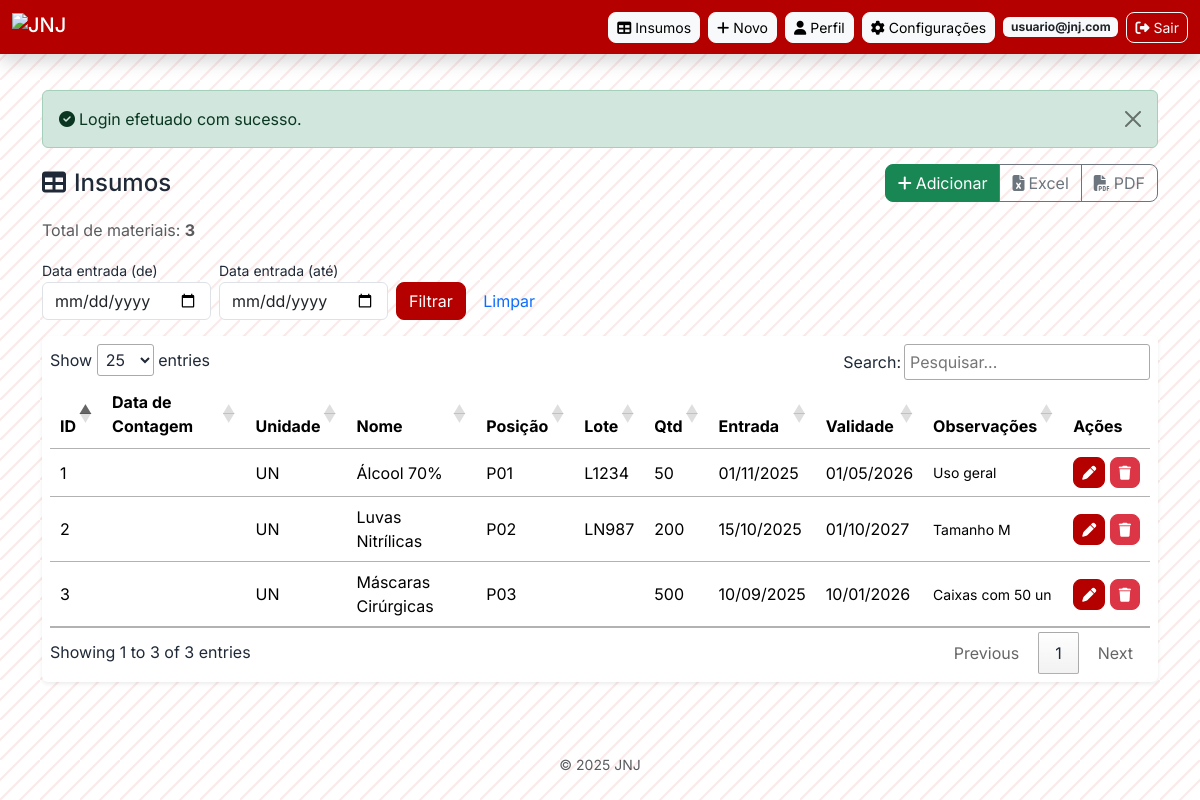
/index.php (signed in), run on the app's committed database.
### tables this page shows
CREATE TABLE `usuarios` (
  `id` INT AUTO_INCREMENT PRIMARY KEY,
  `nome` VARCHAR(150) NOT NULL,
  `email` VARCHAR(150) NOT NULL UNIQUE,
  `senha_hash` VARCHAR(255) NOT NULL,
  `avatar` VARCHAR(255) NULL,
  `criado_em` DATETIME DEFAULT CURRENT_TIMESTAMP,
  INDEX `idx_email` (`email`)
);

CREATE TABLE `insumos_jnj` (
  `id` INT AUTO_INCREMENT PRIMARY KEY,
  `data_contagem` DATE NULL,
  `unidade` VARCHAR(30) DEFAULT 'UN',
  `nome` VARCHAR(150) NOT NULL,
  `posicao` VARCHAR(20) NOT NULL,
  `lote` VARCHAR(100) NULL,
  `quantidade` INT NOT NULL DEFAULT 0,
  `data_entrada` DATE NOT NULL,
  `validade` DATE NOT NULL,
  `observacoes` TEXT,
  INDEX `idx_validade` (`validade`),
  INDEX `idx_posicao` (`posicao`)
);

### settings.php (called while the page is built, shortened)
<?php
require_once __DIR__ . '/db.php';
function getSetting(string $key, $default = null) {
    try {
        $pdo = getPDO();
        $stmt = $pdo->prepare('SELECT valor FROM configuracoes WHERE chave = ?');
        $stmt->execute([$key]);
        $row = $stmt->fetch();
        if ($row) {
            return $row['valor'];
        }
    } catch (Throwable $e) {
    }
    return $default;
}

### db.php (called while the page is built, shortened)
<?php
function flash(string $key, ?string $message = null) {
    if ($message === null) {
        if (!empty($_SESSION['flash'][$key])) {
            $msg = $_SESSION['flash'][$key];
            return $msg;
        }
        return null;
    }
}
function h(string $value): string { return htmlspecialchars($value, ENT_QUOTES, 'UTF-8'); }
?>

### auth.php (called while the page is built, shortened)
<?php
require_once __DIR__ . '/db.php';
function currentUser(): ?array {
    if (!empty($_SESSION['usuario_id'])) {
        try {
            $pdo = getPDO();
            $stmt = $pdo->prepare('SELECT id,nome,email,avatar FROM usuarios WHERE id = ? LIMIT 1');
            $stmt->execute([$_SESSION['usuario_id']]);
            $user = $stmt->fetch();
            if ($user) return $user;
        } catch (Exception $e) {
            return [
                'id' => $_SESSION['usuario_id'],
                'email' => $_SESSION['usuario_email'],
                'nome' => $_SESSION['usuario_nome'],
            ];
        }
    }
    return null;
}
?>

### index.php (the view, shortened to what this page needs)
<?php
require_once __DIR__ . '/db.php';
require_once __DIR__ . '/auth.php';
require_once __DIR__ . '/settings.php';
$pdo = getPDO();
$start_date = trim($_GET['start_date'] ?? '');
$end_date = trim($_GET['end_date'] ?? '');
$params = [];
$sql = 'SELECT * FROM insumos_jnj';
$sql .= ' ORDER BY id DESC';
$stmt = $pdo->prepare($sql);
$stmt->execute($params);
$insumos = $stmt->fetchAll();
$total = count($insumos);
include __DIR__ . '/includes/header.php';
?>
<div class="d-flex justify-content-between align-items-center mb-3">
  <h2 class="h4 m-0"><i class="fa fa-table me-2"></i>Insumos</h2>
  <div class="btn-group">
    <a class="btn btn-success btn-rounded" href="cadastrar.php"><i class="fa fa-plus me-1"></i>Adicionar</a>
    <a class="btn btn-outline-secondary btn-rounded" href="export_excel.php"><i class="fa fa-file-excel me-1"></i>Excel</a>
    <a class="btn btn-outline-secondary btn-rounded" href="export_pdf.php"><i class="fa fa-file-pdf me-1"></i>PDF</a>
  </div>
</div>
<p class="text-muted">Total de materiais: <strong><?= $total ?></strong></p>
<form method="get" class="row g-2 align-items-end mb-3">
  <div class="col-auto">
    <label class="form-label small mb-0">Data entrada (de)</label>
    <input type="date" name="start_date" class="form-control" value="<?= h($start_date) ?>">
  </div>
  <div class="col-auto">
    <label class="form-label small mb-0">Data entrada (até)</label>
    <input type="date" name="end_date" class="form-control" value="<?= h($end_date) ?>">
  </div>
  <div class="col-auto">
    <button class="btn btn-primary" type="submit">Filtrar</button>
    <a class="btn btn-link text-decoration-none" href="index.php">Limpar</a>
  </div>
</form>
<div class="table-responsive shadow-sm bg-white rounded p-2">
  <table class="table table-hover align-middle">
    <thead>
      <tr>
        <th>ID</th>
        <th>Data de Contagem</th>
        <th>Unidade</th>
        <th>Nome</th>
        <th>Posição</th>
        <?php $mostrarLote = getSetting('mostrar_lote','1')==='1'; if ($mostrarLote): ?>
        <th>Lote</th>
        <?php endif; ?>
        <th>Qtd</th>
        <th>Entrada</th>
        <th>Validade</th>
        <th>Observações</th>
        <th>Ações</th>
      </tr>
    </thead>
    <tbody>
    <?php foreach ($insumos as $row):
        $classeLinha = '';
        $badge = '';
    ?>
      <tr class="<?= $classeLinha ?>">
        <td><?= h($row['id']) ?></td>
        <td><?= !empty($row['data_contagem']) ? h(date('d/m/Y', strtotime($row['data_contagem'])) ) : '' ?></td>
        <td><?= h($row['unidade'] ?? '') ?></td>
        <td><?= h($row['nome']) ?></td>
        <td><?= h($row['posicao']) ?></td>
        <?php if ($mostrarLote): ?>
        <td><?= h($row['lote'] ?? '') ?></td>
        <?php endif; ?>
        <td><?= h($row['quantidade']) ?></td>
        <td><?= h(date('d/m/Y', strtotime($row['data_entrada']))) ?></td>
        <td><?= h(date('d/m/Y', strtotime($row['validade']))) ?> <?= $badge ?></td>
        <td class="small"><?= nl2br(h($row['observacoes'] ?? '')) ?></td>
        <td class="text-nowrap">
          <a class="btn btn-sm btn-primary" href="editar.php?id=<?= h($row['id']) ?>" title="Editar"><i class="fa fa-pen"></i></a>
          <a class="btn btn-sm btn-danger" href="excluir.php?id=<?= h($row['id']) ?>" title="Excluir"><i class="fa fa-trash"></i></a>
        </td>
      </tr>
    <?php endforeach; ?>
    </tbody>
  </table>
</div>
<?php include __DIR__ . '/includes/footer.php'; ?>

### includes/header.php (shortened to what this page needs)
<?php
require_once __DIR__ . '/../auth.php';
require_once __DIR__ . '/../settings.php';
$user = currentUser();
$temaAtual = getSetting('tema_padrao', $_SESSION['tema_jnj'] ?? 'claro');
$logoPath = getSetting('logo_path', '');
$logoUrlSetting = getSetting('logo_url', '');
$docRoot = rtrim(str_replace('\\','/', realpath($_SERVER['DOCUMENT_ROOT'])), '/');
$projectDir = str_replace('\\','/', realpath(__DIR__ . '/..'));
$projectBase = '';
if (strpos($projectDir, $docRoot) === 0) {
  $projectBase = substr($projectDir, strlen($docRoot));
  $projectBase = '/' . trim($projectBase, '/');
}
$logoUrl = '';
if (!empty($logoPath)) {
  $logoUrl = $projectBase . '/' . ltrim($logoPath, '/');
} elseif (!empty($logoUrlSetting)) {
  $logoUrl = $logoUrlSetting;
} else {
  $logoUrl = $projectBase . '/assets/logo.svg';
}
?>
<!DOCTYPE html>
<html lang="pt-br">
<head>
    <link href="https://cdn.jsdelivr.net/npm/bootstrap@5.3.3/dist/css/bootstrap.min.css" rel="stylesheet">
    <link rel="stylesheet" href="https://cdn.datatables.net/1.13.4/css/jquery.dataTables.min.css" />
    <link rel="stylesheet" href="style.css" />
    <link rel="stylesheet" href="https://cdnjs.cloudflare.com/ajax/libs/font-awesome/6.5.0/css/all.min.css" />
</head>
<body class="<?= $temaAtual === 'escuro' ? 'theme-dark' : '' ?>">
<header class="navbar navbar-dark fixed-top shadow" style="background: var(--color-primary) !important;">
  <div class="container-fluid">
    <span class="navbar-brand mb-0 h1 d-flex align-items-center">
      <img src="<?= h($logoUrl) ?>" alt="JNJ" class="site-logo" />
    </span>
    <nav class="d-flex gap-2">
      <?php if ($user): ?>
        <a class="btn btn-sm btn-light" href="index.php"><i class="fa-solid fa-table me-1"></i>Insumos</a>
        <a class="btn btn-sm btn-light" href="cadastrar.php"><i class="fa-solid fa-plus me-1"></i>Novo</a>
        <a class="btn btn-sm btn-light" href="perfil.php"><i class="fa-solid fa-user me-1"></i>Perfil</a>
        <a class="btn btn-sm btn-light" href="configuracoes.php"><i class="fa-solid fa-gear me-1"></i>Configurações</a>
        <?php if (!empty($user['avatar'])): ?>
          <a href="perfil.php" class="d-inline-block"><img src="assets/uploads/<?= h($user['avatar']) ?>" alt="avatar" style="height:30px;width:30px;border-radius:6px;object-fit:cover;margin-right:6px;" /></a>
        <?php else: ?>
          <a href="perfil.php" class="badge bg-light text-dark align-self-center text-decoration-none"><?= h($user['email']) ?></a>
        <?php endif; ?>
        <a class="btn btn-sm btn-outline-light" href="logout.php"><i class="fa-solid fa-right-from-bracket me-1"></i>Sair</a>
      <?php else: ?>
        <a class="btn btn-sm btn-light" href="login.php"><i class="fa-solid fa-right-to-bracket me-1"></i>Login</a>
        <a class="btn btn-sm btn-outline-light" href="create-account.php"><i class="fa-solid fa-user-plus me-1"></i>Registrar</a>
      <?php endif; ?>
    </nav>
  </div>
</header>
<main class="container" style="padding-top:90px;">
  <?php if ($m = flash('success')): ?>
    <div class="alert alert-success alert-dismissible fade show" role="alert">
      <i class="fa fa-check-circle me-1"></i><?= h($m) ?>
      <button type="button" class="btn-close" data-bs-dismiss="alert" aria-label="Close"></button>
    </div>
  <?php endif; ?>

### includes/footer.php (shortened to what this page needs)
    </main>
    <footer class="text-center py-4 mt-5 small text-muted">
        &copy; <?= date('Y') ?> JNJ
    </footer>
        <?php
          require_once __DIR__ . '/../settings.php';
        ?>
</body>
</html>

### style.css (style rules this page uses)
:root { --color-primary: #b50000; --color-primary-contrast: #fff; --color-bg: #f5f7fb; --color-surface: #ffffff; --color-text: #1f2937; --color-muted: #6b7280; --radius: 8px; }
html,body { height:100%; }
body { background: var(--color-bg) url('assets/bg-pattern.svg') repeat; background-size:200px 200px; color:var(--color-text); font-family: 'Inter', system-ui, -apple-system, "Segoe UI", Roboto, "Helvetica Neue", Arial; }
.btn-rounded { border-radius:var(--radius); }
.site-logo { height:28px; width:auto; vertical-align:middle; }
table thead th { background:var(--color-primary); color:var(--color-primary-contrast); }
table tbody tr:nth-child(even) { background:var(--color-surface); }
table tbody tr:nth-child(odd) { background: #f8fafc; }
.btn { border-radius: var(--radius); transition: all .15s ease; }
.btn-primary { background: var(--color-primary); border-color: var(--color-primary); color: var(--color-primary-contrast); }
.btn-outline-secondary { border-radius: var(--radius); }
.form-select, input, textarea { border-radius:6px; }
.mb-3 { position: relative; }
.mb-3 .form-label { transition: transform .18s ease, color .18s ease, font-size .18s ease; transform-origin: left top; }

### data on the page
usuarios: email "usuario@jnj.com"
insumos_jnj: id "3", unidade "UN", nome "Máscaras Cirúrgicas", posicao "P03", quantidade "500", data_entrada "10/09/2025", validade "10/01/2026", observacoes "Caixas com 50 un"
insumos_jnj: id "2", unidade "UN", nome "Luvas Nitrílicas", posicao "P02", lote "LN987", quantidade "200", data_entrada "15/10/2025", validade "01/10/2027", observacoes "Tamanho M"
insumos_jnj: id "1", unidade "UN", nome "Álcool 70%", posicao "P01", lote "L1234", quantidade "50", data_entrada "01/11/2025", validade "01/05/2026", observacoes "Uso geral"

### other printed values
$m "Login efetuado com sucesso."
$total "3"
